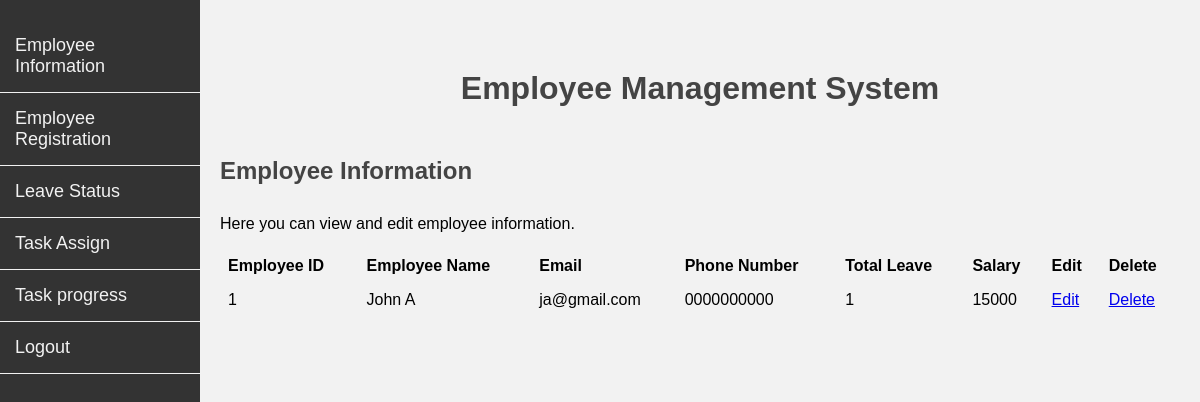
The page /admin_portal.php on the database its author committed.
### tables this page shows
CREATE TABLE `employee` (
  `empid` int(11) NOT NULL,
  `ename` varchar(255) NOT NULL,
  `email` varchar(255) NOT NULL,
  `password` varchar(255) NOT NULL,
  `phoneno` varchar(255) NOT NULL,
  `dob` date NOT NULL,
  `regd` date NOT NULL,
  `empstatus` varchar(255) NOT NULL,
  `desig` varchar(255) NOT NULL,
  `totalleave` int(11) NOT NULL,
  `salary` int(11) NOT NULL
);

### admin_portal.php (the view, shortened to what this page needs)
<!DOCTYPE html>
<html>
<head>
</head>
<body>
	<nav>
		<a href="#admin_portal.php" class="active">Employee Information</a>
		<a href="employee_registration.php">Employee Registration</a>
		<a href="leave_status.php">Leave Status</a>
		<a href="task_assign.php">Task Assign</a>
		<a href="task_progress.php">Task progress</a>
		<a href="logout.php">Logout</a>
	</nav>
	<div class="main">
		<h1>Employee Management System</h1>
		<h2>Employee Information</h2>
		<p>Here you can view and edit employee information.</p>
		<table>
			<thead>
				<tr>
					<th>Employee ID</th>
					<th>Employee Name</th>
					<th>Email</th>
					<th>Phone Number</th>
					<th>Total Leave</th>
					<th>Salary</th>
					<th>Edit</th>
					<th>Delete</th>
				</tr>
			</thead>
			<tbody>
				<?php
					$servername = "localhost";
					$username = "root";
					$password = "";
					$dbname = "DatabaseDictionary";
					$conn = mysqli_connect($servername, $username, $password, $dbname);
					$sql = "SELECT empid, ename, email, phoneno, totalleave, salary FROM employee";
					$result = mysqli_query($conn, $sql);
if (mysqli_num_rows($result) > 0) {
    while($row = mysqli_fetch_assoc($result)) {
        echo "<tr>";
        echo "<td>" . $row["empid"] . "</td>";
        echo "<td>" . $row["ename"] . "</td>";
        echo "<td>" . $row["email"] . "</td>";
        echo "<td>" . $row["phoneno"] . "</td>";
        echo "<td>" . $row["totalleave"] . "</td>";
        echo "<td>" . $row["salary"] . "</td>";
        echo "<td><a href='update_employee.php?empid=" . $row["empid"] . "'>Edit</a></td>";
        echo "<td><a href='delete_employee.php?empid=" . $row["empid"] . "'>Delete</a></td>";
        echo "</tr>";
    }
} else {
    echo "<tr><td colspan='6'>0 results</td></tr>";
}

### admin_portal.php (style rules this page uses)
body { font-family: Arial, sans-serif; background-color: #f2f2f2; margin: 0; padding: 0; }
nav { background-color: #333; height: 100vh; width: 200px; position: fixed; top: 0; left: 0; overflow-x: hidden; padding-top: 20px; }
nav a { display: block; color: #f2f2f2; padding: 15px; text-decoration: none; font-size: 18px; border-bottom: 1px solid #f2f2f2; }
.main { margin-left: 200px; padding: 20px; }
h1 { color: #444444; margin-top: 50px; margin-bottom: 30px; text-align: center; }
h2 { color: #444444; margin-top: 50px; margin-bottom: 30px; }
table { border-collapse: collapse; width: 100%; }
th, td { text-align: left; padding: 8px; }

### rows shown on the page
employee: empid "1", ename "John A", email "ja@gmail.com", phoneno "0000000000", totalleave "1", salary "15000"
